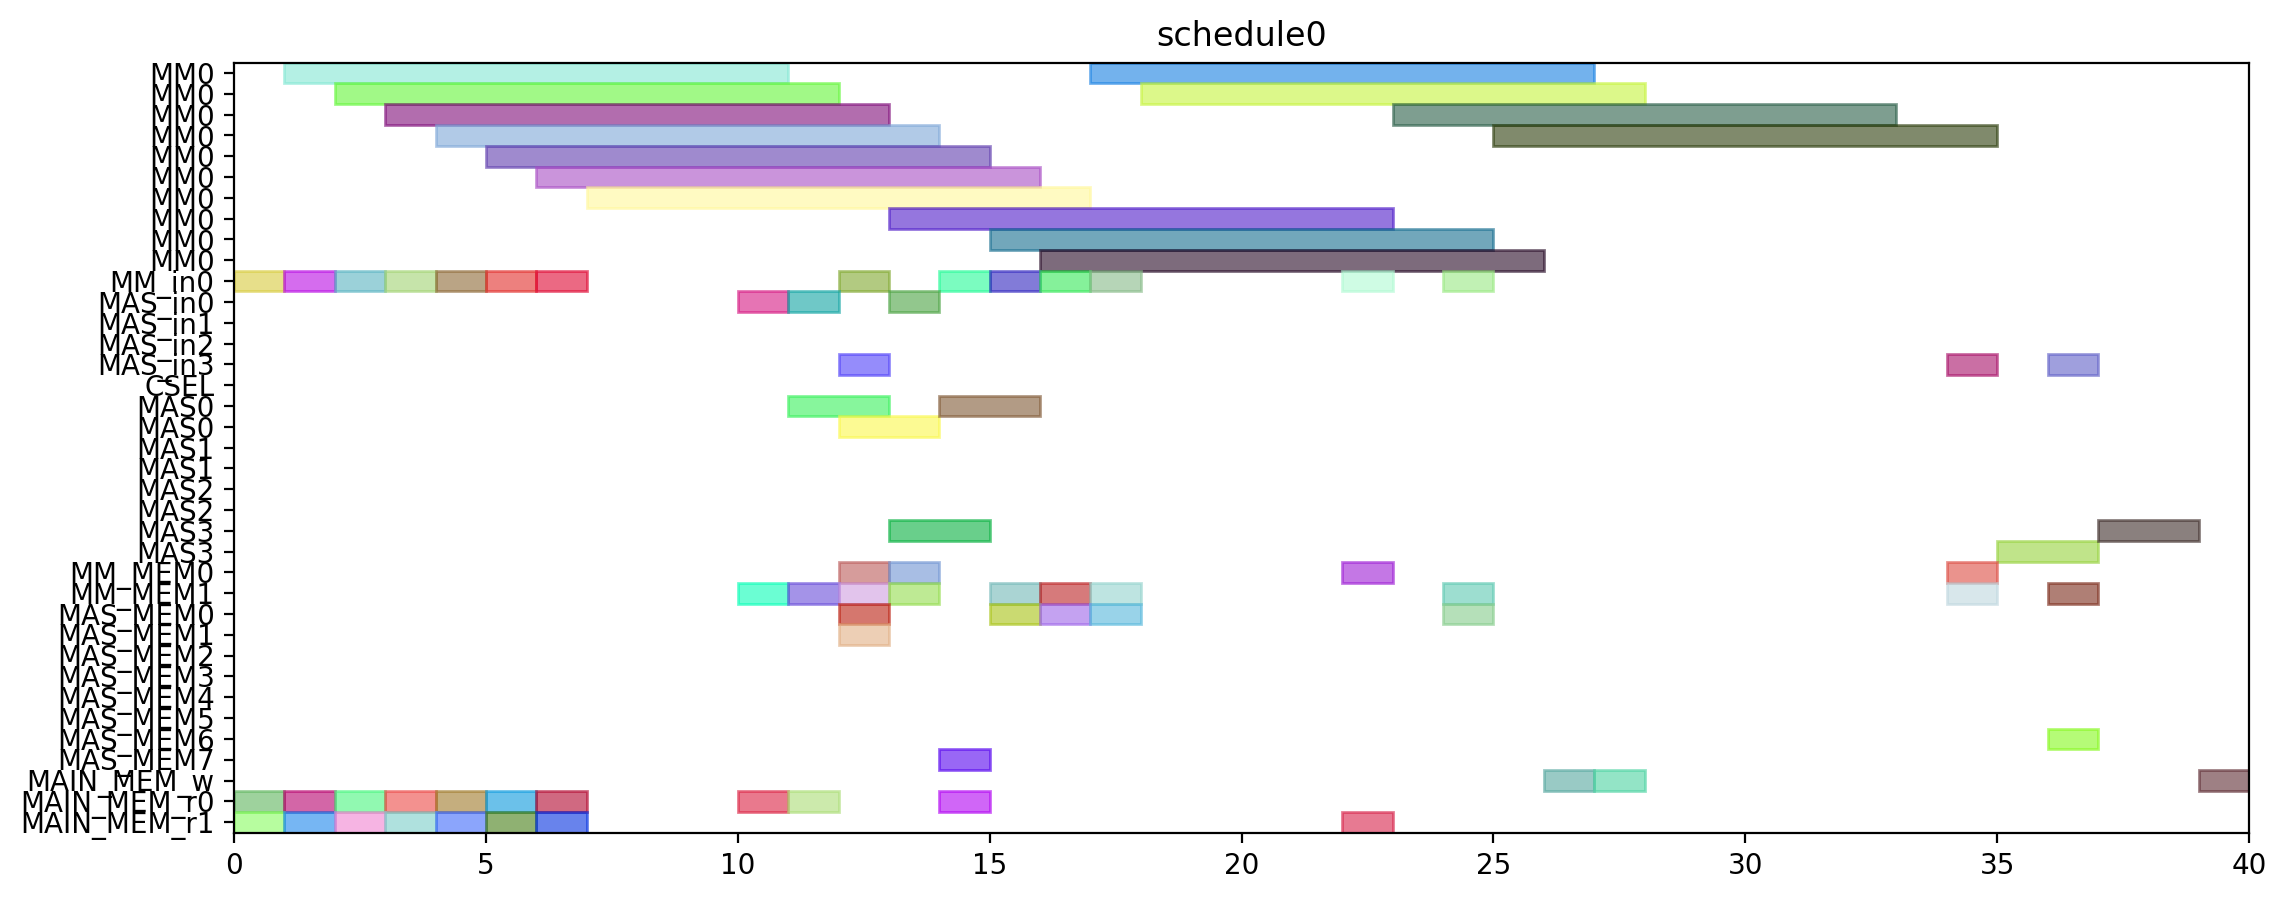

The script that drew this image:
from pyschedule import Scenario, solvers, plotters, alt


def solve():
	horizon = 120
	S = Scenario("schedule0", horizon=horizon)

	# resource
	MM = S.Resources('MM', num=1, size=10)
	MM_in = S.Resources('MM_in', num=1)
	MAS_in = S.Resources('MAS_in', num=4)
	CSEL = S.Resource('CSEL')
	MAS = S.Resources('MAS', num=4, size=2, periods=range(1, horizon))
	MM_MEM = S.Resources('MM_MEM', num=2)
	MAS_MEM = S.Resources('MAS_MEM', num=8)
	MAIN_MEM_w = S.Resource('MAIN_MEM_w', size=1)
	MAIN_MEM_r = S.Resources('MAIN_MEM_r', num=2)

	# result of previous scheduling

	# new tasks
	r1 = S.Task('r1', length=10, delay_cost=1)
	r1 += alt(MM)
	r1_in = S.Task('r1_in', length=1, delay_cost=1)
	r1_in += alt(MM_in)
	S += r1_in*MM_in[0]<=r1*MM[0]
	r1_mem0 = S.Task('r1_mem0', length=1, delay_cost=1)
	r1_mem0 += MAIN_MEM_r[0]
	S += r1_mem0 <= r1

	r1_mem1 = S.Task('r1_mem1', length=1, delay_cost=1)
	r1_mem1 += MAIN_MEM_r[1]
	S += r1_mem1 <= r1

	r3 = S.Task('r3', length=10, delay_cost=1)
	r3 += alt(MM)
	r3_in = S.Task('r3_in', length=1, delay_cost=1)
	r3_in += alt(MM_in)
	S += r3_in*MM_in[0]<=r3*MM[0]
	r3_mem0 = S.Task('r3_mem0', length=1, delay_cost=1)
	r3_mem0 += MAIN_MEM_r[0]
	S += r3_mem0 <= r3

	r3_mem1 = S.Task('r3_mem1', length=1, delay_cost=1)
	r3_mem1 += MAIN_MEM_r[1]
	S += r3_mem1 <= r3

	r4 = S.Task('r4', length=10, delay_cost=1)
	r4 += alt(MM)
	r4_in = S.Task('r4_in', length=1, delay_cost=1)
	r4_in += alt(MM_in)
	S += r4_in*MM_in[0]<=r4*MM[0]
	r4_mem0 = S.Task('r4_mem0', length=1, delay_cost=1)
	r4_mem0 += MAIN_MEM_r[0]
	S += r4_mem0 <= r4

	r4_mem1 = S.Task('r4_mem1', length=1, delay_cost=1)
	r4_mem1 += MAIN_MEM_r[1]
	S += r4_mem1 <= r4

	r5 = S.Task('r5', length=10, delay_cost=1)
	r5 += alt(MM)
	r5_in = S.Task('r5_in', length=1, delay_cost=1)
	r5_in += alt(MM_in)
	S += r5_in*MM_in[0]<=r5*MM[0]
	r5_mem0 = S.Task('r5_mem0', length=1, delay_cost=1)
	r5_mem0 += MAIN_MEM_r[0]
	S += r5_mem0 <= r5

	r5_mem1 = S.Task('r5_mem1', length=1, delay_cost=1)
	r5_mem1 += MAIN_MEM_r[1]
	S += r5_mem1 <= r5

	r6 = S.Task('r6', length=10, delay_cost=1)
	r6 += alt(MM)
	r6_in = S.Task('r6_in', length=1, delay_cost=1)
	r6_in += alt(MM_in)
	S += r6_in*MM_in[0]<=r6*MM[0]
	r6_mem0 = S.Task('r6_mem0', length=1, delay_cost=1)
	r6_mem0 += MAIN_MEM_r[0]
	S += r6_mem0 <= r6

	r6_mem1 = S.Task('r6_mem1', length=1, delay_cost=1)
	r6_mem1 += MAIN_MEM_r[1]
	S += r6_mem1 <= r6

	r12 = S.Task('r12', length=10, delay_cost=1)
	r12 += alt(MM)
	r12_in = S.Task('r12_in', length=1, delay_cost=1)
	r12_in += alt(MM_in)
	S += r12_in*MM_in[0]<=r12*MM[0]
	r12_mem0 = S.Task('r12_mem0', length=1, delay_cost=1)
	r12_mem0 += MAIN_MEM_r[0]
	S += r12_mem0 <= r12

	r12_mem1 = S.Task('r12_mem1', length=1, delay_cost=1)
	r12_mem1 += MAIN_MEM_r[1]
	S += r12_mem1 <= r12

	r13 = S.Task('r13', length=10, delay_cost=1)
	r13 += alt(MM)
	r13_in = S.Task('r13_in', length=1, delay_cost=1)
	r13_in += alt(MM_in)
	S += r13_in*MM_in[0]<=r13*MM[0]
	r13_mem0 = S.Task('r13_mem0', length=1, delay_cost=1)
	r13_mem0 += MAIN_MEM_r[0]
	S += r13_mem0 <= r13

	r13_mem1 = S.Task('r13_mem1', length=1, delay_cost=1)
	r13_mem1 += MAIN_MEM_r[1]
	S += r13_mem1 <= r13

	r2 = S.Task('r2', length=2, delay_cost=1)
	r2 += alt(MAS)
	r2_in = S.Task('r2_in', length=1, delay_cost=1)
	r2_in += alt(MAS_in)
	S += r2_in*MAS_in[0]<=r2*MAS[0]

	S += r2_in*MAS_in[1]<=r2*MAS[1]

	S += r2_in*MAS_in[2]<=r2*MAS[2]

	S += r2_in*MAS_in[3]<=r2*MAS[3]

	r2_mem0 = S.Task('r2_mem0', length=1, delay_cost=1)
	r2_mem0 += alt(MM_MEM)
	S += (r1*MM[0])-1 < r2_mem0*MM_MEM[0]
	S += r2_mem0 <= r2

	r2_mem1 = S.Task('r2_mem1', length=1, delay_cost=1)
	r2_mem1 += alt(MM_MEM)
	S += (r1*MM[0])-1 < r2_mem1*MM_MEM[1]
	S += r2_mem1 <= r2

	r7 = S.Task('r7', length=2, delay_cost=1)
	r7 += alt(MAS)
	r7_in = S.Task('r7_in', length=1, delay_cost=1)
	r7_in += alt(MAS_in)
	S += r7_in*MAS_in[0]<=r7*MAS[0]

	S += r7_in*MAS_in[1]<=r7*MAS[1]

	S += r7_in*MAS_in[2]<=r7*MAS[2]

	S += r7_in*MAS_in[3]<=r7*MAS[3]

	r7_mem0 = S.Task('r7_mem0', length=1, delay_cost=1)
	r7_mem0 += alt(MM_MEM)
	S += (r5*MM[0])-1 < r7_mem0*MM_MEM[0]
	S += r7_mem0 <= r7

	r7_mem1 = S.Task('r7_mem1', length=1, delay_cost=1)
	r7_mem1 += alt(MM_MEM)
	S += (r6*MM[0])-1 < r7_mem1*MM_MEM[1]
	S += r7_mem1 <= r7

	r8 = S.Task('r8', length=2, delay_cost=1)
	r8 += alt(MAS)
	r8_in = S.Task('r8_in', length=1, delay_cost=1)
	r8_in += alt(MAS_in)
	S += r8_in*MAS_in[0]<=r8*MAS[0]

	S += r8_in*MAS_in[1]<=r8*MAS[1]

	S += r8_in*MAS_in[2]<=r8*MAS[2]

	S += r8_in*MAS_in[3]<=r8*MAS[3]

	r8_mem0 = S.Task('r8_mem0', length=1, delay_cost=1)
	r8_mem0 += MAIN_MEM_r[0]
	S += r8_mem0 <= r8

	r8_mem1 = S.Task('r8_mem1', length=1, delay_cost=1)
	r8_mem1 += alt(MM_MEM)
	S += (r4*MM[0])-1 < r8_mem1*MM_MEM[1]
	S += r8_mem1 <= r8

	r10 = S.Task('r10', length=2, delay_cost=1)
	r10 += alt(MAS)
	r10_in = S.Task('r10_in', length=1, delay_cost=1)
	r10_in += alt(MAS_in)
	S += r10_in*MAS_in[0]<=r10*MAS[0]

	S += r10_in*MAS_in[1]<=r10*MAS[1]

	S += r10_in*MAS_in[2]<=r10*MAS[2]

	S += r10_in*MAS_in[3]<=r10*MAS[3]

	r10_mem0 = S.Task('r10_mem0', length=1, delay_cost=1)
	r10_mem0 += MAIN_MEM_r[0]
	S += r10_mem0 <= r10

	r10_mem1 = S.Task('r10_mem1', length=1, delay_cost=1)
	r10_mem1 += alt(MM_MEM)
	S += (r4*MM[0])-1 < r10_mem1*MM_MEM[1]
	S += r10_mem1 <= r10

	r9 = S.Task('r9', length=10, delay_cost=1)
	r9 += alt(MM)
	r9_in = S.Task('r9_in', length=1, delay_cost=1)
	r9_in += alt(MM_in)
	S += r9_in*MM_in[0]<=r9*MM[0]
	r9_mem0 = S.Task('r9_mem0', length=1, delay_cost=1)
	r9_mem0 += MAIN_MEM_r[0]
	S += r9_mem0 <= r9

	r9_mem1 = S.Task('r9_mem1', length=1, delay_cost=1)
	r9_mem1 += alt(MAS_MEM)
	S += (r7*MAS[0])-1 < r9_mem1*MAS_MEM[1]
	S += (r7*MAS[1])-1 < r9_mem1*MAS_MEM[3]
	S += (r7*MAS[2])-1 < r9_mem1*MAS_MEM[5]
	S += (r7*MAS[3])-1 < r9_mem1*MAS_MEM[7]
	S += r9_mem1 <= r9

	r11 = S.Task('r11', length=10, delay_cost=1)
	r11 += alt(MM)
	r11_in = S.Task('r11_in', length=1, delay_cost=1)
	r11_in += alt(MM_in)
	S += r11_in*MM_in[0]<=r11*MM[0]
	r11_mem0 = S.Task('r11_mem0', length=1, delay_cost=1)
	r11_mem0 += alt(MAS_MEM)
	S += (r10*MAS[0])-1 < r11_mem0*MAS_MEM[0]
	S += (r10*MAS[1])-1 < r11_mem0*MAS_MEM[2]
	S += (r10*MAS[2])-1 < r11_mem0*MAS_MEM[4]
	S += (r10*MAS[3])-1 < r11_mem0*MAS_MEM[6]
	S += r11_mem0 <= r11

	r11_mem1 = S.Task('r11_mem1', length=1, delay_cost=1)
	r11_mem1 += alt(MAS_MEM)
	S += (r10*MAS[0])-1 < r11_mem1*MAS_MEM[1]
	S += (r10*MAS[1])-1 < r11_mem1*MAS_MEM[3]
	S += (r10*MAS[2])-1 < r11_mem1*MAS_MEM[5]
	S += (r10*MAS[3])-1 < r11_mem1*MAS_MEM[7]
	S += r11_mem1 <= r11

	PX_new = S.Task('PX_new', length=10, delay_cost=1)
	PX_new += alt(MM)
	PX_new_in = S.Task('PX_new_in', length=1, delay_cost=1)
	PX_new_in += alt(MM_in)
	S += PX_new_in*MM_in[0]<=PX_new*MM[0]
	S += 0<PX_new

	PX_new_w = S.Task('PX_new_w', length=1, delay_cost=1)
	PX_new_w += alt(MAIN_MEM_w)
	S += PX_new <= PX_new_w

	PX_new_mem0 = S.Task('PX_new_mem0', length=1, delay_cost=1)
	PX_new_mem0 += alt(MAS_MEM)
	S += (r2*MAS[0])-1 < PX_new_mem0*MAS_MEM[0]
	S += (r2*MAS[1])-1 < PX_new_mem0*MAS_MEM[2]
	S += (r2*MAS[2])-1 < PX_new_mem0*MAS_MEM[4]
	S += (r2*MAS[3])-1 < PX_new_mem0*MAS_MEM[6]
	S += PX_new_mem0 <= PX_new

	PX_new_mem1 = S.Task('PX_new_mem1', length=1, delay_cost=1)
	PX_new_mem1 += alt(MM_MEM)
	S += (r12*MM[0])-1 < PX_new_mem1*MM_MEM[1]
	S += PX_new_mem1 <= PX_new

	r14 = S.Task('r14', length=10, delay_cost=1)
	r14 += alt(MM)
	r14_in = S.Task('r14_in', length=1, delay_cost=1)
	r14_in += alt(MM_in)
	S += r14_in*MM_in[0]<=r14*MM[0]
	r14_mem0 = S.Task('r14_mem0', length=1, delay_cost=1)
	r14_mem0 += alt(MAS_MEM)
	S += (r2*MAS[0])-1 < r14_mem0*MAS_MEM[0]
	S += (r2*MAS[1])-1 < r14_mem0*MAS_MEM[2]
	S += (r2*MAS[2])-1 < r14_mem0*MAS_MEM[4]
	S += (r2*MAS[3])-1 < r14_mem0*MAS_MEM[6]
	S += r14_mem0 <= r14

	r14_mem1 = S.Task('r14_mem1', length=1, delay_cost=1)
	r14_mem1 += alt(MM_MEM)
	S += (r3*MM[0])-1 < r14_mem1*MM_MEM[1]
	S += r14_mem1 <= r14

	Z1_new = S.Task('Z1_new', length=10, delay_cost=1)
	Z1_new += alt(MM)
	Z1_new_in = S.Task('Z1_new_in', length=1, delay_cost=1)
	Z1_new_in += alt(MM_in)
	S += Z1_new_in*MM_in[0]<=Z1_new*MM[0]
	S += 0<Z1_new

	Z1_new_w = S.Task('Z1_new_w', length=1, delay_cost=1)
	Z1_new_w += alt(MAIN_MEM_w)
	S += Z1_new <= Z1_new_w

	Z1_new_mem0 = S.Task('Z1_new_mem0', length=1, delay_cost=1)
	Z1_new_mem0 += alt(MAS_MEM)
	S += (r2*MAS[0])-1 < Z1_new_mem0*MAS_MEM[0]
	S += (r2*MAS[1])-1 < Z1_new_mem0*MAS_MEM[2]
	S += (r2*MAS[2])-1 < Z1_new_mem0*MAS_MEM[4]
	S += (r2*MAS[3])-1 < Z1_new_mem0*MAS_MEM[6]
	S += Z1_new_mem0 <= Z1_new

	Z1_new_mem1 = S.Task('Z1_new_mem1', length=1, delay_cost=1)
	Z1_new_mem1 += alt(MM_MEM)
	S += (r13*MM[0])-1 < Z1_new_mem1*MM_MEM[1]
	S += Z1_new_mem1 <= Z1_new

	r15 = S.Task('r15', length=10, delay_cost=1)
	r15 += alt(MM)
	r15_in = S.Task('r15_in', length=1, delay_cost=1)
	r15_in += alt(MM_in)
	S += r15_in*MM_in[0]<=r15*MM[0]
	r15_mem0 = S.Task('r15_mem0', length=1, delay_cost=1)
	r15_mem0 += alt(MAS_MEM)
	S += (r8*MAS[0])-1 < r15_mem0*MAS_MEM[0]
	S += (r8*MAS[1])-1 < r15_mem0*MAS_MEM[2]
	S += (r8*MAS[2])-1 < r15_mem0*MAS_MEM[4]
	S += (r8*MAS[3])-1 < r15_mem0*MAS_MEM[6]
	S += r15_mem0 <= r15

	r15_mem1 = S.Task('r15_mem1', length=1, delay_cost=1)
	r15_mem1 += alt(MM_MEM)
	S += (r9*MM[0])-1 < r15_mem1*MM_MEM[1]
	S += r15_mem1 <= r15

	r16 = S.Task('r16', length=10, delay_cost=1)
	r16 += alt(MM)
	r16_in = S.Task('r16_in', length=1, delay_cost=1)
	r16_in += alt(MM_in)
	S += r16_in*MM_in[0]<=r16*MM[0]
	r16_mem0 = S.Task('r16_mem0', length=1, delay_cost=1)
	r16_mem0 += alt(MM_MEM)
	S += (r11*MM[0])-1 < r16_mem0*MM_MEM[0]
	S += r16_mem0 <= r16

	r16_mem1 = S.Task('r16_mem1', length=1, delay_cost=1)
	r16_mem1 += MAIN_MEM_r[1]
	S += r16_mem1 <= r16

	r17 = S.Task('r17', length=2, delay_cost=1)
	r17 += alt(MAS)
	r17_in = S.Task('r17_in', length=1, delay_cost=1)
	r17_in += alt(MAS_in)
	S += r17_in*MAS_in[0]<=r17*MAS[0]

	S += r17_in*MAS_in[1]<=r17*MAS[1]

	S += r17_in*MAS_in[2]<=r17*MAS[2]

	S += r17_in*MAS_in[3]<=r17*MAS[3]

	r17_mem0 = S.Task('r17_mem0', length=1, delay_cost=1)
	r17_mem0 += alt(MM_MEM)
	S += (r14*MM[0])-1 < r17_mem0*MM_MEM[0]
	S += r17_mem0 <= r17

	r17_mem1 = S.Task('r17_mem1', length=1, delay_cost=1)
	r17_mem1 += alt(MM_MEM)
	S += (r15*MM[0])-1 < r17_mem1*MM_MEM[1]
	S += r17_mem1 <= r17

	PY_new = S.Task('PY_new', length=2, delay_cost=1)
	PY_new += alt(MAS)
	PY_new_in = S.Task('PY_new_in', length=1, delay_cost=1)
	PY_new_in += alt(MAS_in)
	S += PY_new_in*MAS_in[0]<=PY_new*MAS[0]

	S += PY_new_in*MAS_in[1]<=PY_new*MAS[1]

	S += PY_new_in*MAS_in[2]<=PY_new*MAS[2]

	S += PY_new_in*MAS_in[3]<=PY_new*MAS[3]

	S += 0<PY_new

	PY_new_w = S.Task('PY_new_w', length=1, delay_cost=1)
	PY_new_w += alt(MAIN_MEM_w)
	S += PY_new <= PY_new_w

	PY_new_mem0 = S.Task('PY_new_mem0', length=1, delay_cost=1)
	PY_new_mem0 += alt(MAS_MEM)
	S += (r17*MAS[0])-1 < PY_new_mem0*MAS_MEM[0]
	S += (r17*MAS[1])-1 < PY_new_mem0*MAS_MEM[2]
	S += (r17*MAS[2])-1 < PY_new_mem0*MAS_MEM[4]
	S += (r17*MAS[3])-1 < PY_new_mem0*MAS_MEM[6]
	S += PY_new_mem0 <= PY_new

	PY_new_mem1 = S.Task('PY_new_mem1', length=1, delay_cost=1)
	PY_new_mem1 += alt(MM_MEM)
	S += (r16*MM[0])-1 < PY_new_mem1*MM_MEM[1]
	S += PY_new_mem1 <= PY_new

	solvers.mip.solve(S,msg=1,kind='CPLEX',ratio_gap=1.01)

	solution = [['hoge']*len(S.solution()[1]) for i in range(len(S.solution()))]
	for i in range(len(S.solution())):
		for j in range(len(S.solution()[i])):
			solution[i][j]=str(S.solution()[i][j])
	print(solution)

	cycles = int(solution[-1][3])

	pic_file_name = "/home/mfukuda/ABE/multiRAM_multiMAS_16mux/scheduling_result/stage10MM1_stage2MAS4/EP_YRECOVER/schedule0.png"
	if(S.solution() != []):
		plotters.matplotlib.plot(S,img_filename=pic_file_name, show_task_labels=False, fig_size=(cycles*0.25+3, 5))

	return solution
